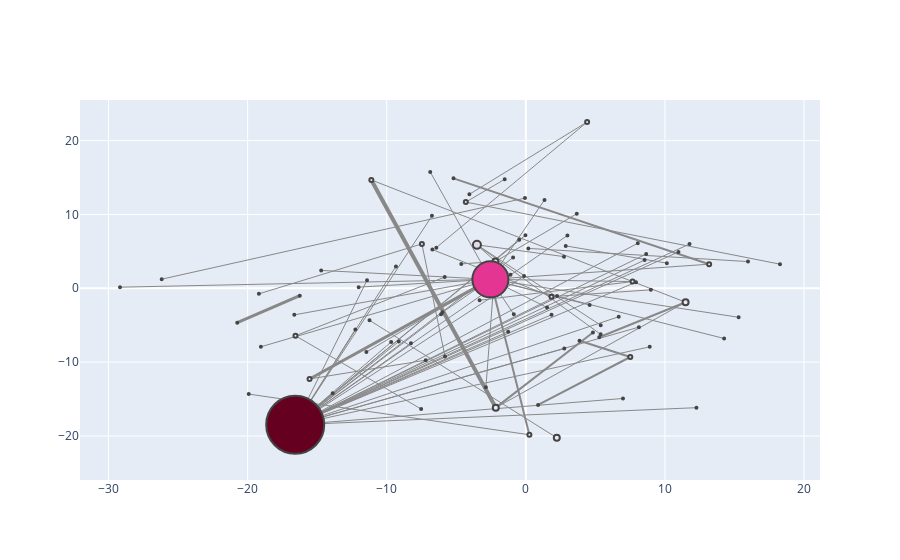

Notebook code for this chart:
### Code cell
# pageRank
configure_plotly_browser_state()
plotNetworkSizeColor_q4(sportsGraph, pr)

### Figure 1 — Plotly figure (JSON) as saved in the notebook; plotly's stock layout.template omitted (floating-point values rounded to 4 significant figures)
{"data": [{"mode": "lines", "hoverinfo": "none", "y": [14.89, 3.264], "x": [-5.2, 13.18], "line": {"color": "#888", "width": 2}, "type": "scatter"}, {"mode": "lines", "hoverinfo": "none", "y": [3.264, 1.209], "x": [13.18, -2.548], "line": {"color": "#888", "width": 1}, "type": "scatter"}, {"mode": "lines", "hoverinfo": "none", "y": [3.407, 5.742], "x": [10.14, 2.866], "line": {"color": "#888", "width": 1}, "type": "scatter"}, {"mode": "lines", "hoverinfo": "none", "y": [5.401, 3.618], "x": [0.1776, 15.97], "line": {"color": "#888", "width": 1}, "type": "scatter"}, {"mode": "lines", "hoverinfo": "none", "y": [-1.005, -4.655], "x": [-16.25, -20.74], "line": {"color": "#888", "width": 3}, "type": "scatter"}, {"mode": "lines", "hoverinfo": "none", "y": [5.242, -1.135], "x": [-6.719, 1.844], "line": {"color": "#888", "width": 1}, "type": "scatter"}, {"mode": "lines", "hoverinfo": "none", "y": [-1.135, -0.2056], "x": [1.844, 8.988], "line": {"color": "#888", "width": 1}, "type": "scatter"}, {"mode": "lines", "hoverinfo": "none", "y": [10.09, 3.619], "x": [3.662, -2.187], "line": {"color": "#888", "width": 1}, "type": "scatter"}, {"mode": "lines", "hoverinfo": "none", "y": [3.619, -13.41], "x": [-2.187, -2.87], "line": {"color": "#888", "width": 1}, "type": "scatter"}, {"mode": "lines", "hoverinfo": "none", "y": [3.619, 3.303], "x": [-2.187, -4.642], "line": {"color": "#888", "width": 1}, "type": "scatter"}, {"mode": "lines", "hoverinfo": "none", "y": [22.52, 12.73], "x": [4.406, -4.058], "line": {"color": "#888", "width": 1}, "type": "scatter"}, {"mode": "lines", "hoverinfo": "none", "y": [22.52, 5.506], "x": [4.406, -6.435], "line": {"color": "#888", "width": 1}, "type": "scatter"}, {"mode": "lines", "hoverinfo": "none", "y": [-6.431, 1.516], "x": [-16.56, -5.833], "line": {"color": "#888", "width": 1}, "type": "scatter"}, {"mode": "lines", "hoverinfo": "none", "y": [-6.431, -16.35], "x": [-16.56, -7.526], "line": {"color": "#888", "width": 1}, "type": "scatter"}, {"mode": "lines", "hoverinfo": "none", "y": [5.884, 1.82], "x": [-3.515, -1.102], "line": {"color": "#888", "width": 1}, "type": "scatter"}, {"mode": "lines", "hoverinfo": "none", "y": [5.884, -4.997], "x": [-3.515, 5.383], "line": {"color": "#888", "width": 1}, "type": "scatter"}, {"mode": "lines", "hoverinfo": "none", "y": [5.884, 4.288], "x": [-3.515, 2.744], "line": {"color": "#888", "width": 1}, "type": "scatter"}, {"mode": "lines", "hoverinfo": "none", "y": [5.884, -6.231], "x": [-3.515, 5.378], "line": {"color": "#888", "width": 1}, "type": "scatter"}, {"mode": "lines", "hoverinfo": "none", "y": [11.68, 3.266], "x": [-4.314, 18.27], "line": {"color": "#888", "width": 1}, "type": "scatter"}, {"mode": "lines", "hoverinfo": "none", "y": [11.68, 14.76], "x": [-4.314, -1.518], "line": {"color": "#888", "width": 1}, "type": "scatter"}, {"mode": "lines", "hoverinfo": "none", "y": [-16.16, 14.67], "x": [-2.16, -11.11], "line": {"color": "#888", "width": 4}, "type": "scatter"}, {"mode": "lines", "hoverinfo": "none", "y": [-16.16, -5.993], "x": [-2.16, 4.824], "line": {"color": "#888", "width": 2}, "type": "scatter"}, {"mode": "lines", "hoverinfo": "none", "y": [-16.16, -1.885], "x": [-2.16, 11.48], "line": {"color": "#888", "width": 1}, "type": "scatter"}, {"mode": "lines", "hoverinfo": "none", "y": [14.67, -1.885], "x": [-11.11, 11.48], "line": {"color": "#888", "width": 1}, "type": "scatter"}, {"mode": "lines", "hoverinfo": "none", "y": [-1.885, -6.637], "x": [11.48, 5.277], "line": {"color": "#888", "width": 2}, "type": "scatter"}, {"mode": "lines", "hoverinfo": "none", "y": [6.012, -9.238], "x": [-7.472, -5.812], "line": {"color": "#888", "width": 1}, "type": "scatter"}, {"mode": "lines", "hoverinfo": "none", "y": [6.012, -0.7529], "x": [-7.472, -19.19], "line": {"color": "#888", "width": 1}, "type": "scatter"}, {"mode": "lines", "hoverinfo": "none", "y": [-18.48, -7.44], "x": [-16.58, -8.257], "line": {"color": "#888", "width": 1}, "type": "scatter"}, {"mode": "lines", "hoverinfo": "none", "y": [-18.48, 7.176], "x": [-16.58, -0.02775], "line": {"color": "#888", "width": 1}, "type": "scatter"}, {"mode": "lines", "hoverinfo": "none", "y": [-18.48, 6.102], "x": [-16.58, 8.048], "line": {"color": "#888", "width": 1}, "type": "scatter"}, {"mode": "lines", "hoverinfo": "none", "y": [-18.48, 1.657], "x": [-16.58, -0.1271], "line": {"color": "#888", "width": 1}, "type": "scatter"}, {"mode": "lines", "hoverinfo": "none", "y": [-18.48, -7.261], "x": [-16.58, -9.679], "line": {"color": "#888", "width": 1}, "type": "scatter"}, {"mode": "lines", "hoverinfo": "none", "y": [-18.48, -8.166], "x": [-16.58, 2.765], "line": {"color": "#888", "width": 1}, "type": "scatter"}, {"mode": "lines", "hoverinfo": "none", "y": [-18.48, 6.588], "x": [-16.58, -0.4718], "line": {"color": "#888", "width": 1}, "type": "scatter"}, {"mode": "lines", "hoverinfo": "none", "y": [-18.48, 4.167], "x": [-16.58, -0.916], "line": {"color": "#888", "width": 1}, "type": "scatter"}, {"mode": "lines", "hoverinfo": "none", "y": [-18.48, 4.925], "x": [-16.58, 10.97], "line": {"color": "#888", "width": 1}, "type": "scatter"}, {"mode": "lines", "hoverinfo": "none", "y": [-18.48, 7.158], "x": [-16.58, 2.989], "line": {"color": "#888", "width": 1}, "type": "scatter"}, {"mode": "lines", "hoverinfo": "none", "y": [-18.48, 2.967], "x": [-16.58, -9.336], "line": {"color": "#888", "width": 1}, "type": "scatter"}, {"mode": "lines", "hoverinfo": "none", "y": [-18.48, -3.577], "x": [-16.58, 1.849], "line": {"color": "#888", "width": 1}, "type": "scatter"}, {"mode": "lines", "hoverinfo": "none", "y": [-18.48, -7.212], "x": [-16.58, -9.133], "line": {"color": "#888", "width": 1}, "type": "scatter"}, {"mode": "lines", "hoverinfo": "none", "y": [-18.48, -1.04], "x": [-16.58, 2.244], "line": {"color": "#888", "width": 1}, "type": "scatter"}, {"mode": "lines", "hoverinfo": "none", "y": [-18.48, 1.09], "x": [-16.58, -11.42], "line": {"color": "#888", "width": 1}, "type": "scatter"}, {"mode": "lines", "hoverinfo": "none", "y": [-18.48, -5.88], "x": [-16.58, -1.269], "line": {"color": "#888", "width": 1}, "type": "scatter"}, {"mode": "lines", "hoverinfo": "none", "y": [-18.48, 3.825], "x": [-16.58, 8.537], "line": {"color": "#888", "width": 1}, "type": "scatter"}, {"mode": "lines", "hoverinfo": "none", "y": [-18.48, -14.92], "x": [-16.58, 6.984], "line": {"color": "#888", "width": 1}, "type": "scatter"}, {"mode": "lines", "hoverinfo": "none", "y": [-18.48, -5.261], "x": [-16.58, 8.128], "line": {"color": "#888", "width": 1}, "type": "scatter"}, {"mode": "lines", "hoverinfo": "none", "y": [-18.48, 5.996], "x": [-16.58, 11.77], "line": {"color": "#888", "width": 1}, "type": "scatter"}, {"mode": "lines", "hoverinfo": "none", "y": [-18.48, -3.854], "x": [-16.58, 6.678], "line": {"color": "#888", "width": 1}, "type": "scatter"}, {"mode": "lines", "hoverinfo": "none", "y": [-18.48, -3.522], "x": [-16.58, -6.093], "line": {"color": "#888", "width": 1}, "type": "scatter"}, {"mode": "lines", "hoverinfo": "none", "y": [-18.48, -16.17], "x": [-16.58, 12.26], "line": {"color": "#888", "width": 1}, "type": "scatter"}, {"mode": "lines", "hoverinfo": "none", "y": [-18.48, 9.807], "x": [-16.58, -6.748], "line": {"color": "#888", "width": 1}, "type": "scatter"}, {"mode": "lines", "hoverinfo": "none", "y": [-18.48, 0.8273], "x": [-16.58, 7.922], "line": {"color": "#888", "width": 1}, "type": "scatter"}, {"mode": "lines", "hoverinfo": "none", "y": [-18.48, -5.569], "x": [-16.58, -12.26], "line": {"color": "#888", "width": 1}, "type": "scatter"}, {"mode": "lines", "hoverinfo": "none", "y": [-18.48, -14.2], "x": [-16.58, -13.89], "line": {"color": "#888", "width": 1}, "type": "scatter"}, {"mode": "lines", "hoverinfo": "none", "y": [-18.48, -7.928], "x": [-16.58, 8.906], "line": {"color": "#888", "width": 1}, "type": "scatter"}, {"mode": "lines", "hoverinfo": "none", "y": [-18.48, 4.636], "x": [-16.58, 8.651], "line": {"color": "#888", "width": 1}, "type": "scatter"}, {"mode": "lines", "hoverinfo": "none", "y": [-1.621, 0.9125], "x": [-3.325, 7.671], "line": {"color": "#888", "width": 1}, "type": "scatter"}, {"mode": "lines", "hoverinfo": "none", "y": [0.9125, 1.209], "x": [7.671, -2.548], "line": {"color": "#888", "width": 1}, "type": "scatter"}, {"mode": "lines", "hoverinfo": "none", "y": [1.234, 12.22], "x": [-26.18, -0.06057], "line": {"color": "#888", "width": 1}, "type": "scatter"}, {"mode": "lines", "hoverinfo": "none", "y": [-9.74, -12.28], "x": [-7.198, -15.55], "line": {"color": "#888", "width": 1}, "type": "scatter"}, {"mode": "lines", "hoverinfo": "none", "y": [-12.28, 1.209], "x": [-15.55, -2.548], "line": {"color": "#888", "width": 3}, "type": "scatter"}, {"mode": "lines", "hoverinfo": "none", "y": [-15.79, -9.304], "x": [0.8807, 7.509], "line": {"color": "#888", "width": 2}, "type": "scatter"}, {"mode": "lines", "hoverinfo": "none", "y": [-9.304, -7.102], "x": [7.509, 3.858], "line": {"color": "#888", "width": 2}, "type": "scatter"}, {"mode": "lines", "hoverinfo": "none", "y": [-20.24, -4.331], "x": [2.225, -11.24], "line": {"color": "#888", "width": 1}, "type": "scatter"}, {"mode": "lines", "hoverinfo": "none", "y": [-20.24, -20.24], "x": [2.225, 2.225], "line": {"color": "#888", "width": 1}, "type": "scatter"}, {"mode": "lines", "hoverinfo": "none", "y": [-14.33, -19.83], "x": [-19.92, 0.2546], "line": {"color": "#888", "width": 1}, "type": "scatter"}, {"mode": "lines", "hoverinfo": "none", "y": [-19.83, 1.209], "x": [0.2546, -2.548], "line": {"color": "#888", "width": 2}, "type": "scatter"}, {"mode": "lines", "hoverinfo": "none", "y": [1.209, 11.97], "x": [-2.548, 1.342], "line": {"color": "#888", "width": 1}, "type": "scatter"}, {"mode": "lines", "hoverinfo": "none", "y": [1.209, 0.1513], "x": [-2.548, -29.17], "line": {"color": "#888", "width": 1}, "type": "scatter"}, {"mode": "lines", "hoverinfo": "none", "y": [1.209, -3.52], "x": [-2.548, -0.8646], "line": {"color": "#888", "width": 1}, "type": "scatter"}, {"mode": "lines", "hoverinfo": "none", "y": [1.209, -8.628], "x": [-2.548, -11.46], "line": {"color": "#888", "width": 1}, "type": "scatter"}, {"mode": "lines", "hoverinfo": "none", "y": [1.209, -2.593], "x": [-2.548, 1.524], "line": {"color": "#888", "width": 1}, "type": "scatter"}, {"mode": "lines", "hoverinfo": "none", "y": [1.209, -3.924], "x": [-2.548, 15.3], "line": {"color": "#888", "width": 1}, "type": "scatter"}, {"mode": "lines", "hoverinfo": "none", "y": [1.209, 15.75], "x": [-2.548, -6.874], "line": {"color": "#888", "width": 1}, "type": "scatter"}, {"mode": "lines", "hoverinfo": "none", "y": [1.209, -3.258], "x": [-2.548, -5.994], "line": {"color": "#888", "width": 1}, "type": "scatter"}, {"mode": "lines", "hoverinfo": "none", "y": [1.209, -7.921], "x": [-2.548, -19.05], "line": {"color": "#888", "width": 1}, "type": "scatter"}, {"mode": "lines", "hoverinfo": "none", "y": [1.209, -6.797], "x": [-2.548, 14.25], "line": {"color": "#888", "width": 1}, "type": "scatter"}, {"mode": "lines", "hoverinfo": "none", "y": [1.209, 0.157], "x": [-2.548, -12.02], "line": {"color": "#888", "width": 1}, "type": "scatter"}, {"mode": "lines", "hoverinfo": "none", "y": [1.209, -3.599], "x": [-2.548, -16.65], "line": {"color": "#888", "width": 1}, "type": "scatter"}, {"mode": "lines", "hoverinfo": "none", "y": [1.209, -2.273], "x": [-2.548, 4.587], "line": {"color": "#888", "width": 1}, "type": "scatter"}, {"mode": "lines", "hoverinfo": "none", "y": [1.209, 2.422], "x": [-2.548, -14.71], "line": {"color": "#888", "width": 1}, "type": "scatter"}, {"text": "User: kackerl <br> Centrality: 0.006", "y": [14.89], "mode": "markers", "hoverinfo": "text", "marker": {"color": "hsl(275.7056856187291, 29.02675585284281%, 95.83946488294315%)", "line": {"width": 2}, "size": 2}, "x": [-5.2], "type": "scatter"}, {"text": "User: soccerclips <br> Centrality: 0.011", "y": [3.264], "mode": "markers", "hoverinfo": "text", "marker": {"color": "hsl(272.76254180602007, 29.294314381270905%, 94.23411371237458%)", "line": {"width": 2}, "size": 4}, "x": [13.18], "type": "scatter"}, {"text": "User: vanadamssports <br> Centrality: 0.011", "y": [3.407], "mode": "markers", "hoverinfo": "text", "marker": {"color": "hsl(273.056856187291, 29.267558528428093%, 94.39464882943143%)", "line": {"width": 2}, "size": 2}, "x": [10.14], "type": "scatter"}, {"text": "User: sports_business <br> Centrality: 0.011", "y": [5.742], "mode": "markers", "hoverinfo": "text", "marker": {"color": "hsl(273.056856187291, 29.267558528428093%, 94.39464882943143%)", "line": {"width": 2}, "size": 2}, "x": [2.866], "type": "scatter"}, {"text": "User: jimhutchinson <br> Centrality: 0.011", "y": [5.401], "mode": "markers", "hoverinfo": "text", "marker": {"color": "hsl(273.056856187291, 29.267558528428093%, 94.39464882943143%)", "line": {"width": 2}, "size": 2}, "x": [0.1776], "type": "scatter"}, {"text": "User: tinaladuke <br> Centrality: 0.011", "y": [3.618], "mode": "markers", "hoverinfo": "text", "marker": {"color": "hsl(273.056856187291, 29.267558528428093%, 94.39464882943143%)", "line": {"width": 2}, "size": 2}, "x": [15.97], "type": "scatter"}, {"text": "User: oak_athletics <br> Centrality: 0.011", "y": [-1.005], "mode": "markers", "hoverinfo": "text", "marker": {"color": "hsl(273.056856187291, 29.267558528428093%, 94.39464882943143%)", "line": {"width": 2}, "size": 2}, "x": [-16.25], "type": "scatter"}, {"text": "User: thefantasyfix <br> Centrality: 0.011", "y": [-4.655], "mode": "markers", "hoverinfo": "text", "marker": {"color": "hsl(273.056856187291, 29.267558528428093%, 94.39464882943143%)", "line": {"width": 2}, "size": 2}, "x": [-20.74], "type": "scatter"}, {"text": "User: chowjackie <br> Centrality: 0.008", "y": [5.242], "mode": "markers", "hoverinfo": "text", "marker": {"color": "hsl(274.82274247491637, 29.107023411371237%, 95.35785953177258%)", "line": {"width": 2}, "size": 2}, "x": [-6.719], "type": "scatter"}, {"text": "User: thestandardhk <br> Centrality: 0.015", "y": [-1.135], "mode": "markers", "hoverinfo": "text", "marker": {"color": "hsl(270.11371237458195, 29.535117056856187%, 92.78929765886288%)", "line": {"width": 2}, "size": 4}, "x": [1.844], "type": "scatter"}, {"text": "User: thaicam <br> Centrality: 0.008", "y": [-0.2056], "mode": "markers", "hoverinfo": "text", "marker": {"color": "hsl(274.82274247491637, 29.107023411371237%, 95.35785953177258%)", "line": {"width": 2}, "size": 2}, "x": [8.988], "type": "scatter"}, {"text": "User: theticketcoach <br> Centrality: 0.007", "y": [10.09], "mode": "markers", "hoverinfo": "text", "marker": {"color": "hsl(275.1170568561873, 29.08026755852843%, 95.51839464882943%)", "line": {"width": 2}, "size": 2}, "x": [3.662], "type": "scatter"}, {"text": "User: rongoch <br> Centrality: 0.020", "y": [3.619], "mode": "markers", "hoverinfo": "text", "marker": {"color": "hsl(267.1705685618729, 29.80267558528428%, 91.18394648829431%)", "line": {"width": 2}, "size": 6}, "x": [-2.187], "type": "scatter"}, {"text": "User: meaghery <br> Centrality: 0.007", "y": [-13.41], "mode": "markers", "hoverinfo": "text", "marker": {"color": "hsl(275.1170568561873, 29.08026755852843%, 95.51839464882943%)", "line": {"width": 2}, "size": 2}, "x": [-2.87], "type": "scatter"}, {"text": "User: createasellout <br> Centrality: 0.007", "y": [3.303], "mode": "markers", "hoverinfo": "text", "marker": {"color": "hsl(275.1170568561873, 29.08026755852843%, 95.51839464882943%)", "line": {"width": 2}, "size": 2}, "x": [-4.642], "type": "scatter"}, {"text": "User: staycation_la <br> Centrality: 0.015", "y": [22.52], "mode": "markers", "hoverinfo": "text", "marker": {"color": "hsl(270.11371237458195, 29.535117056856187%, 92.78929765886288%)", "line": {"width": 2}, "size": 4}, "x": [4.406], "type": "scatter"}, {"text": "User: lakers <br> Centrality: 0.008", "y": [12.73], "mode": "markers", "hoverinfo": "text", "marker": {"color": "hsl(274.82274247491637, 29.107023411371237%, 95.35785953177258%)", "line": {"width": 2}, "size": 2}, "x": [-4.058], "type": "scatter"}, {"text": "User: derekfisher <br> Centrality: 0.008", "y": [5.506], "mode": "markers", "hoverinfo": "text", "marker": {"color": "hsl(274.82274247491637, 29.107023411371237%, 95.35785953177258%)", "line": {"width": 2}, "size": 2}, "x": [-6.435], "type": "scatter"}, {"text": "User: flipbooks <br> Centrality: 0.015", "y": [-6.431], "mode": "markers", "hoverinfo": "text", "marker": {"color": "hsl(270.11371237458195, 29.535117056856187%, 92.78929765886288%)", "line": {"width": 2}, "size": 4}, "x": [-16.56], "type": "scatter"}, {"text": "User: demonick <br> Centrality: 0.008", "y": [1.516], "mode": "markers", "hoverinfo": "text", "marker": {"color": "hsl(274.82274247491637, 29.107023411371237%, 95.35785953177258%)", "line": {"width": 2}, "size": 2}, "x": [-5.833], "type": "scatter"}, {"text": "User: peterpek <br> Centrality: 0.008", "y": [-16.35], "mode": "markers", "hoverinfo": "text", "marker": {"color": "hsl(274.82274247491637, 29.107023411371237%, 95.35785953177258%)", "line": {"width": 2}, "size": 2}, "x": [-7.526], "type": "scatter"}, {"text": "User: dharmabob <br> Centrality: 0.025", "y": [5.884], "mode": "markers", "hoverinfo": "text", "marker": {"color": "hsl(266.685618729097, 30.0%, 89.22742474916387%)", "line": {"width": 2}, "size": 8}, "x": [-3.515], "type": "scatter"}, {"text": "User: markdilullo <br> Centrality: 0.007", "y": [1.82], "mode": "markers", "hoverinfo": "text", "marker": {"color": "hsl(275.4113712374582, 29.05351170568562%, 95.67892976588628%)", "line": {"width": 2}, "size": 2}, "x": [-1.102], "type": "scatter"}, {"text": "User: notangrybob <br> Centrality: 0.007", "y": [-4.997], "mode": "markers", "hoverinfo": "text", "marker": {"color": "hsl(275.4113712374582, 29.05351170568562%, 95.67892976588628%)", "line": {"width": 2}, "size": 2}, "x": [5.383], "type": "scatter"}, {"text": "User: sleepjunky <br> Centrality: 0.007", "y": [4.288], "mode": "markers", "hoverinfo": "text", "marker": {"color": "hsl(275.4113712374582, 29.05351170568562%, 95.67892976588628%)", "line": {"width": 2}, "size": 2}, "x": [2.744], "type": "scatter"}, {"text": "User: chumworth <br> Centrality: 0.007", "y": [-6.231], "mode": "markers", "hoverinfo": "text", "marker": {"color": "hsl(275.4113712374582, 29.05351170568562%, 95.67892976588628%)", "line": {"width": 2}, "size": 2}, "x": [5.378], "type": "scatter"}, {"text": "User: gofullride <br> Centrality: 0.015", "y": [11.68], "mode": "markers", "hoverinfo": "text", "marker": {"color": "hsl(270.11371237458195, 29.535117056856187%, 92.78929765886288%)", "line": {"width": 2}, "size": 4}, "x": [-4.314], "type": "scatter"}, {"text": "User: imbradmiller <br> Centrality: 0.008", "y": [3.266], "mode": "markers", "hoverinfo": "text", "marker": {"color": "hsl(274.82274247491637, 29.107023411371237%, 95.35785953177258%)", "line": {"width": 2}, "size": 2}, "x": [18.27], "type": "scatter"}, {"text": "User: gevjen <br> Centrality: 0.008", "y": [14.76], "mode": "markers", "hoverinfo": "text", "marker": {"color": "hsl(274.82274247491637, 29.107023411371237%, 95.35785953177258%)", "line": {"width": 2}, "size": 2}, "x": [-1.518], "type": "scatter"}, {"text": "User: jussisolja <br> Centrality: 0.015", "y": [-16.16], "mode": "markers", "hoverinfo": "text", "marker": {"color": "hsl(270.11371237458195, 29.535117056856187%, 92.78929765886288%)", "line": {"width": 2}, "size": 6}, "x": [-2.16], "type": "scatter"}, {"text": "User: anssimakela <br> Centrality: 0.010", "y": [14.67], "mode": "markers", "hoverinfo": "text", "marker": {"color": "hsl(273.3511705685619, 29.240802675585286%, 94.5551839464883%)", "line": {"width": 2}, "size": 4}, "x": [-11.11], "type": "scatter"}, {"text": "User: konaruss <br> Centrality: 0.006", "y": [-5.993], "mode": "markers", "hoverinfo": "text", "marker": {"color": "hsl(276.0, 29.0%, 96.0%)", "line": {"width": 2}, "size": 2}, "x": [4.824], "type": "scatter"}, {"text": "User: kona_russ <br> Centrality: 0.015", "y": [-1.885], "mode": "markers", "hoverinfo": "text", "marker": {"color": "hsl(270.11371237458195, 29.535117056856187%, 92.78929765886288%)", "line": {"width": 2}, "size": 6}, "x": [11.48], "type": "scatter"}, {"text": "User: edduzzell <br> Centrality: 0.006", "y": [-6.637], "mode": "markers", "hoverinfo": "text", "marker": {"color": "hsl(276.0, 29.0%, 96.0%)", "line": {"width": 2}, "size": 2}, "x": [5.277], "type": "scatter"}, {"text": "User: birdieblog <br> Centrality: 0.015", "y": [6.012], "mode": "markers", "hoverinfo": "text", "marker": {"color": "hsl(270.11371237458195, 29.535117056856187%, 92.78929765886288%)", "line": {"width": 2}, "size": 4}, "x": [-7.472], "type": "scatter"}, {"text": "User: iproputt_bob <br> Centrality: 0.008", "y": [-9.238], "mode": "markers", "hoverinfo": "text", "marker": {"color": "hsl(274.82274247491637, 29.107023411371237%, 95.35785953177258%)", "line": {"width": 2}, "size": 2}, "x": [-5.812], "type": "scatter"}, {"text": "User: monstersinsf <br> Centrality: 0.146", "y": [-18.48], "mode": "markers", "hoverinfo": "text", "marker": {"color": "hsl(341.0, 100.0%, 20.0%)", "line": {"width": 2}, "size": 58}, "x": [-16.58], "type": "scatter"}, {"text": "User: ifyouseekdemi <br> Centrality: 0.006", "y": [-7.44], "mode": "markers", "hoverinfo": "text", "marker": {"color": "hsl(276.0, 29.0%, 96.0%)", "line": {"width": 2}, "size": 2}, "x": [-8.257], "type": "scatter"}, {"text": "User: meinungs_blog <br> Centrality: 0.006", "y": [7.176], "mode": "markers", "hoverinfo": "text", "marker": {"color": "hsl(276.0, 29.0%, 96.0%)", "line": {"width": 2}, "size": 2}, "x": [-0.02775], "type": "scatter"}, {"text": "User: nickjoekevin01 <br> Centrality: 0.006", "y": [6.102], "mode": "markers", "hoverinfo": "text", "marker": {"color": "hsl(276.0, 29.0%, 96.0%)", "line": {"width": 2}, "size": 2}, "x": [8.048], "type": "scatter"}, {"text": "User: myartspace <br> Centrality: 0.006", "y": [1.657], "mode": "markers", "hoverinfo": "text", "marker": {"color": "hsl(276.0, 29.0%, 96.0%)", "line": {"width": 2}, "size": 2}, "x": [-0.1271], "type": "scatter"}, {"text": "User: hookedblog <br> Centrality: 0.006", "y": [-7.261], "mode": "markers", "hoverinfo": "text", "marker": {"color": "hsl(276.0, 29.0%, 96.0%)", "line": {"width": 2}, "size": 2}, "x": [-9.679], "type": "scatter"}, {"text": "User: lilyroseallen <br> Centrality: 0.006", "y": [-8.166], "mode": "markers", "hoverinfo": "text", "marker": {"color": "hsl(276.0, 29.0%, 96.0%)", "line": {"width": 2}, "size": 2}, "x": [2.765], "type": "scatter"}, {"text": "User:  <br> Centrality: 0.006", "y": [6.588], "mode": "markers", "hoverinfo": "text", "marker": {"color": "hsl(276.0, 29.0%, 96.0%)", "line": {"width": 2}, "size": 2}, "x": [-0.4718], "type": "scatter"}, {"text": "User: mickyates <br> Centrality: 0.006", "y": [4.167], "mode": "markers", "hoverinfo": "text", "marker": {"color": "hsl(276.0, 29.0%, 96.0%)", "line": {"width": 2}, "size": 2}, "x": [-0.916], "type": "scatter"}, {"text": "User: uk_reporter <br> Centrality: 0.006", "y": [4.925], "mode": "markers", "hoverinfo": "text", "marker": {"color": "hsl(276.0, 29.0%, 96.0%)", "line": {"width": 2}, "size": 2}, "x": [10.97], "type": "scatter"}, {"text": "User: mathys <br> Centrality: 0.006", "y": [7.158], "mode": "markers", "hoverinfo": "text", "marker": {"color": "hsl(276.0, 29.0%, 96.0%)", "line": {"width": 2}, "size": 2}, "x": [2.989], "type": "scatter"}, {"text": "User: aisha1908 <br> Centrality: 0.006", "y": [2.967], "mode": "markers", "hoverinfo": "text", "marker": {"color": "hsl(276.0, 29.0%, 96.0%)", "line": {"width": 2}, "size": 2}, "x": [-9.336], "type": "scatter"}, {"text": "User: laineylovestbs <br> Centrality: 0.006", "y": [-3.577], "mode": "markers", "hoverinfo": "text", "marker": {"color": "hsl(276.0, 29.0%, 96.0%)", "line": {"width": 2}, "size": 2}, "x": [1.849], "type": "scatter"}, {"text": "User: ddubsbostongirl <br> Centrality: 0.006", "y": [-7.212], "mode": "markers", "hoverinfo": "text", "marker": {"color": "hsl(276.0, 29.0%, 96.0%)", "line": {"width": 2}, "size": 2}, "x": [-9.133], "type": "scatter"}, {"text": "User: jbeauty <br> Centrality: 0.006", "y": [-1.04], "mode": "markers", "hoverinfo": "text", "marker": {"color": "hsl(276.0, 29.0%, 96.0%)", "line": {"width": 2}, "size": 2}, "x": [2.244], "type": "scatter"}, {"text": "User: nkangel74 <br> Centrality: 0.006", "y": [1.09], "mode": "markers", "hoverinfo": "text", "marker": {"color": "hsl(276.0, 29.0%, 96.0%)", "line": {"width": 2}, "size": 2}, "x": [-11.42], "type": "scatter"}, {"text": "User: adesojiadegbulu <br> Centrality: 0.006", "y": [-5.88], "mode": "markers", "hoverinfo": "text", "marker": {"color": "hsl(276.0, 29.0%, 96.0%)", "line": {"width": 2}, "size": 2}, "x": [-1.269], "type": "scatter"}, {"text": "User: tweetmeme <br> Centrality: 0.006", "y": [3.825], "mode": "markers", "hoverinfo": "text", "marker": {"color": "hsl(276.0, 29.0%, 96.0%)", "line": {"width": 2}, "size": 2}, "x": [8.537], "type": "scatter"}, {"text": "User: krange <br> Centrality: 0.006", "y": [-14.92], "mode": "markers", "hoverinfo": "text", "marker": {"color": "hsl(276.0, 29.0%, 96.0%)", "line": {"width": 2}, "size": 2}, "x": [6.984], "type": "scatter"}, {"text": "User: bc518 <br> Centrality: 0.006", "y": [-5.261], "mode": "markers", "hoverinfo": "text", "marker": {"color": "hsl(276.0, 29.0%, 96.0%)", "line": {"width": 2}, "size": 2}, "x": [8.128], "type": "scatter"}, {"text": "User: artfaerie <br> Centrality: 0.006", "y": [5.996], "mode": "markers", "hoverinfo": "text", "marker": {"color": "hsl(276.0, 29.0%, 96.0%)", "line": {"width": 2}, "size": 2}, "x": [11.77], "type": "scatter"}, {"text": "User: jmliss <br> Centrality: 0.006", "y": [-3.854], "mode": "markers", "hoverinfo": "text", "marker": {"color": "hsl(276.0, 29.0%, 96.0%)", "line": {"width": 2}, "size": 2}, "x": [6.678], "type": "scatter"}, {"text": "User: emmajbarrett <br> Centrality: 0.006", "y": [-3.522], "mode": "markers", "hoverinfo": "text", "marker": {"color": "hsl(276.0, 29.0%, 96.0%)", "line": {"width": 2}, "size": 2}, "x": [-6.093], "type": "scatter"}, {"text": "User: billcrosby <br> Centrality: 0.006", "y": [-16.17], "mode": "markers", "hoverinfo": "text", "marker": {"color": "hsl(276.0, 29.0%, 96.0%)", "line": {"width": 2}, "size": 2}, "x": [12.26], "type": "scatter"}, {"text": "User: lost_illusion <br> Centrality: 0.006", "y": [9.807], "mode": "markers", "hoverinfo": "text", "marker": {"color": "hsl(276.0, 29.0%, 96.0%)", "line": {"width": 2}, "size": 2}, "x": [-6.748], "type": "scatter"}, {"text": "User: cardlady156 <br> Centrality: 0.006", "y": [0.8273], "mode": "markers", "hoverinfo": "text", "marker": {"color": "hsl(276.0, 29.0%, 96.0%)", "line": {"width": 2}, "size": 2}, "x": [7.922], "type": "scatter"}, {"text": "User: jonas_fans <br> Centrality: 0.006", "y": [-5.569], "mode": "markers", "hoverinfo": "text", "marker": {"color": "hsl(276.0, 29.0%, 96.0%)", "line": {"width": 2}, "size": 2}, "x": [-12.26], "type": "scatter"}, {"text": "User: nbcnews <br> Centrality: 0.006", "y": [-14.2], "mode": "markers", "hoverinfo": "text", "marker": {"color": "hsl(276.0, 29.0%, 96.0%)", "line": {"width": 2}, "size": 2}, "x": [-13.89], "type": "scatter"}, {"text": "User: joshuamiller77 <br> Centrality: 0.006", "y": [-7.928], "mode": "markers", "hoverinfo": "text", "marker": {"color": "hsl(276.0, 29.0%, 96.0%)", "line": {"width": 2}, "size": 2}, "x": [8.906], "type": "scatter"}, {"text": "User: mcgowanrose <br> Centrality: 0.006", "y": [4.636], "mode": "markers", "hoverinfo": "text", "marker": {"color": "hsl(276.0, 29.0%, 96.0%)", "line": {"width": 2}, "size": 2}, "x": [8.651], "type": "scatter"}, {"text": "User: secsportsupdate <br> Centrality: 0.006", "y": [-1.621], "mode": "markers", "hoverinfo": "text", "marker": {"color": "hsl(275.7056856187291, 29.02675585284281%, 95.83946488294315%)", "line": {"width": 2}, "size": 2}, "x": [-3.325], "type": "scatter"}, {"text": "User: cbs_sports <br> Centrality: 0.011", "y": [0.9125], "mode": "markers", "hoverinfo": "text", "marker": {"color": "hsl(272.76254180602007, 29.294314381270905%, 94.23411371237458%)", "line": {"width": 2}, "size": 4}, "x": [7.671], "type": "scatter"}, {"text": "User: xbrn <br> Centrality: 0.011", "y": [1.234], "mode": "markers", "hoverinfo": "text", "marker": {"color": "hsl(273.056856187291, 29.267558528428093%, 94.39464882943143%)", "line": {"width": 2}, "size": 2}, "x": [-26.18], "type": "scatter"}, {"text": "User: lakergirl1 <br> Centrality: 0.011", "y": [12.22], "mode": "markers", "hoverinfo": "text", "marker": {"color": "hsl(273.056856187291, 29.267558528428093%, 94.39464882943143%)", "line": {"width": 2}, "size": 2}, "x": [-0.06057], "type": "scatter"}, {"text": "User: fla_marlins <br> Centrality: 0.006", "y": [-9.74], "mode": "markers", "hoverinfo": "text", "marker": {"color": "hsl(275.7056856187291, 29.02675585284281%, 95.83946488294315%)", "line": {"width": 2}, "size": 2}, "x": [-7.198], "type": "scatter"}, {"text": "User: dailymesports <br> Centrality: 0.011", "y": [-12.28], "mode": "markers", "hoverinfo": "text", "marker": {"color": "hsl(272.76254180602007, 29.294314381270905%, 94.23411371237458%)", "line": {"width": 2}, "size": 4}, "x": [-15.55], "type": "scatter"}, {"text": "User: asheville <br> Centrality: 0.008", "y": [-0.7529], "mode": "markers", "hoverinfo": "text", "marker": {"color": "hsl(274.82274247491637, 29.107023411371237%, 95.35785953177258%)", "line": {"width": 2}, "size": 2}, "x": [-19.19], "type": "scatter"}, {"text": "User: talkhoops <br> Centrality: 0.008", "y": [-15.79], "mode": "markers", "hoverinfo": "text", "marker": {"color": "hsl(274.82274247491637, 29.107023411371237%, 95.35785953177258%)", "line": {"width": 2}, "size": 2}, "x": [0.8807], "type": "scatter"}, {"text": "User: dugoutsportshow <br> Centrality: 0.015", "y": [-9.304], "mode": "markers", "hoverinfo": "text", "marker": {"color": "hsl(270.11371237458195, 29.535117056856187%, 92.78929765886288%)", "line": {"width": 2}, "size": 4}, "x": [7.509], "type": "scatter"}, {"text": "User: hhreynolds <br> Centrality: 0.008", "y": [-7.102], "mode": "markers", "hoverinfo": "text", "marker": {"color": "hsl(274.82274247491637, 29.107023411371237%, 95.35785953177258%)", "line": {"width": 2}, "size": 2}, "x": [3.858], "type": "scatter"}, {"text": "User: lotay <br> Centrality: 0.014", "y": [-20.24], "mode": "markers", "hoverinfo": "text", "marker": {"color": "hsl(271.2909698996655, 29.42809364548495%, 93.4314381270903%)", "line": {"width": 2}, "size": 6}, "x": [2.225], "type": "scatter"}, {"text": "User: sirhendrix <br> Centrality: 0.007", "y": [-4.331], "mode": "markers", "hoverinfo": "text", "marker": {"color": "hsl(275.1170568561873, 29.08026755852843%, 95.51839464882943%)", "line": {"width": 2}, "size": 2}, "x": [-11.24], "type": "scatter"}, {"text": "User: anngaff <br> Centrality: 0.006", "y": [-14.33], "mode": "markers", "hoverinfo": "text", "marker": {"color": "hsl(275.7056856187291, 29.02675585284281%, 95.83946488294315%)", "line": {"width": 2}, "size": 2}, "x": [-19.92], "type": "scatter"}, {"text": "User: womentalksports <br> Centrality: 0.011", "y": [-19.83], "mode": "markers", "hoverinfo": "text", "marker": {"color": "hsl(272.76254180602007, 29.294314381270905%, 94.23411371237458%)", "line": {"width": 2}, "size": 4}, "x": [0.2546], "type": "scatter"}, {"text": "User: mr504easy <br> Centrality: 0.090", "y": [1.209], "mode": "markers", "hoverinfo": "text", "marker": {"color": "hsl(327.73578595317724, 76.05016722408027%, 55.10702341137123%)", "line": {"width": 2}, "size": 36}, "x": [-2.548], "type": "scatter"}, {"text": "User: dsummers3 <br> Centrality: 0.006", "y": [11.97], "mode": "markers", "hoverinfo": "text", "marker": {"color": "hsl(276.0, 29.0%, 96.0%)", "line": {"width": 2}, "size": 2}, "x": [1.342], "type": "scatter"}, {"text": "User: hoopfeed <br> Centrality: 0.006", "y": [0.1513], "mode": "markers", "hoverinfo": "text", "marker": {"color": "hsl(276.0, 29.0%, 96.0%)", "line": {"width": 2}, "size": 2}, "x": [-29.17], "type": "scatter"}, {"text": "User: cltrg <br> Centrality: 0.006", "y": [-3.52], "mode": "markers", "hoverinfo": "text", "marker": {"color": "hsl(276.0, 29.0%, 96.0%)", "line": {"width": 2}, "size": 2}, "x": [-0.8646], "type": "scatter"}, {"text": "User: mitterauer <br> Centrality: 0.006", "y": [-8.628], "mode": "markers", "hoverinfo": "text", "marker": {"color": "hsl(276.0, 29.0%, 96.0%)", "line": {"width": 2}, "size": 2}, "x": [-11.46], "type": "scatter"}, {"text": "User: schenn_sational <br> Centrality: 0.006", "y": [-2.593], "mode": "markers", "hoverinfo": "text", "marker": {"color": "hsl(276.0, 29.0%, 96.0%)", "line": {"width": 2}, "size": 2}, "x": [1.524], "type": "scatter"}, {"text": "User: ronniejlanier <br> Centrality: 0.006", "y": [-3.924], "mode": "markers", "hoverinfo": "text", "marker": {"color": "hsl(276.0, 29.0%, 96.0%)", "line": {"width": 2}, "size": 2}, "x": [15.3], "type": "scatter"}, {"text": "User: riverrovers <br> Centrality: 0.006", "y": [15.75], "mode": "markers", "hoverinfo": "text", "marker": {"color": "hsl(276.0, 29.0%, 96.0%)", "line": {"width": 2}, "size": 2}, "x": [-6.874], "type": "scatter"}, {"text": "User: sporterra <br> Centrality: 0.006", "y": [-3.258], "mode": "markers", "hoverinfo": "text", "marker": {"color": "hsl(276.0, 29.0%, 96.0%)", "line": {"width": 2}, "size": 2}, "x": [-5.994], "type": "scatter"}, {"text": "User: the_nation <br> Centrality: 0.006", "y": [-7.921], "mode": "markers", "hoverinfo": "text", "marker": {"color": "hsl(276.0, 29.0%, 96.0%)", "line": {"width": 2}, "size": 2}, "x": [-19.05], "type": "scatter"}, {"text": "User: zentrumstudios <br> Centrality: 0.006", "y": [-6.797], "mode": "markers", "hoverinfo": "text", "marker": {"color": "hsl(276.0, 29.0%, 96.0%)", "line": {"width": 2}, "size": 2}, "x": [14.25], "type": "scatter"}, {"text": "User: joeymac9 <br> Centrality: 0.006", "y": [0.157], "mode": "markers", "hoverinfo": "text", "marker": {"color": "hsl(276.0, 29.0%, 96.0%)", "line": {"width": 2}, "size": 2}, "x": [-12.02], "type": "scatter"}, {"text": "User: jasonhussong <br> Centrality: 0.006", "y": [-3.599], "mode": "markers", "hoverinfo": "text", "marker": {"color": "hsl(276.0, 29.0%, 96.0%)", "line": {"width": 2}, "size": 2}, "x": [-16.65], "type": "scatter"}, {"text": "User: carmenrey <br> Centrality: 0.006", "y": [-2.273], "mode": "markers", "hoverinfo": "text", "marker": {"color": "hsl(276.0, 29.0%, 96.0%)", "line": {"width": 2}, "size": 2}, "x": [4.587], "type": "scatter"}, {"text": "User: utheamericankid <br> Centrality: 0.006", "y": [2.422], "mode": "markers", "hoverinfo": "text", "marker": {"color": "hsl(276.0, 29.0%, 96.0%)", "line": {"width": 2}, "size": 2}, "x": [-14.71], "type": "scatter"}], "layout": {"showlegend": false}}
